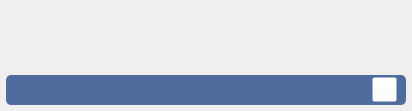
<?xml version="1.0" encoding="UTF-8"?>
<ui version="4.0">
 <class>Form</class>
 <widget class="QWidget" name="Form">
  <property name="geometry">
   <rect>
    <x>0</x>
    <y>0</y>
    <width>412</width>
    <height>111</height>
   </rect>
  </property>
  <property name="sizePolicy">
   <sizepolicy hsizetype="Expanding" vsizetype="Expanding">
    <horstretch>0</horstretch>
    <verstretch>0</verstretch>
   </sizepolicy>
  </property>
  <property name="windowTitle">
   <string>Form</string>
  </property>
  <property name="styleSheet">
   <string notr="true">#widget {
border-image: url(':tg_bg_img_2');
}</string>
  </property>
  <layout class="QVBoxLayout" name="verticalLayout_2">
   <property name="spacing">
    <number>0</number>
   </property>
   <property name="leftMargin">
    <number>0</number>
   </property>
   <property name="topMargin">
    <number>0</number>
   </property>
   <property name="rightMargin">
    <number>0</number>
   </property>
   <property name="bottomMargin">
    <number>0</number>
   </property>
   <item>
    <widget class="QWidget" name="widget" native="true">
     <layout class="QVBoxLayout" name="verticalLayout">
      <property name="leftMargin">
       <number>6</number>
      </property>
      <property name="topMargin">
       <number>0</number>
      </property>
      <property name="rightMargin">
       <number>6</number>
      </property>
      <property name="bottomMargin">
       <number>6</number>
      </property>
      <item>
       <widget class="QListWidget" name="listWidget_for_messages">
        <property name="minimumSize">
         <size>
          <width>400</width>
          <height>0</height>
         </size>
        </property>
        <property name="styleSheet">
         <string notr="true">color: rgb(255, 255, 255);
background-color: rgba(255, 255, 255,0);
border:none</string>
        </property>
        <property name="verticalScrollMode">
         <enum>QAbstractItemView::ScrollPerPixel</enum>
        </property>
       </widget>
      </item>
      <item>
       <widget class="QWidget" name="widget_2" native="true">
        <property name="sizePolicy">
         <sizepolicy hsizetype="Minimum" vsizetype="Minimum">
          <horstretch>0</horstretch>
          <verstretch>0</verstretch>
         </sizepolicy>
        </property>
        <property name="styleSheet">
         <string notr="true">#widget_2 {
	background-color: rgb(80, 107, 157);
	border-radius: 5;
}
#btn_attach {
	border-image: url(':attach_img');
	border:none;
}

#btn_attach:hover {
	border-image: url(':attach_hover');
	border:none;
}

#btn_sticker {
	border-image: url(':sticker_img');
	border:none;
}

#btn_sticker:hover {
	border-image: url(':sticker_hover');
	border:none;
}

#btn_voice {
	border-image: url(':voice_img');
	border:none;
}

#btn_voice:hover {
	border-image: url(':voice_hover');
	border:none;
}
</string>
        </property>
        <layout class="QHBoxLayout" name="horizontalLayout_2">
         <property name="spacing">
          <number>0</number>
         </property>
         <property name="topMargin">
          <number>0</number>
         </property>
         <property name="bottomMargin">
          <number>0</number>
         </property>
         <item>
          <widget class="QPushButton" name="btn_attach">
           <property name="minimumSize">
            <size>
             <width>25</width>
             <height>25</height>
            </size>
           </property>
           <property name="maximumSize">
            <size>
             <width>25</width>
             <height>25</height>
            </size>
           </property>
           <property name="text">
            <string/>
           </property>
          </widget>
         </item>
         <item>
          <widget class="QTextEdit" name="message_lineEdit">
           <property name="sizePolicy">
            <sizepolicy hsizetype="Minimum" vsizetype="Minimum">
             <horstretch>0</horstretch>
             <verstretch>0</verstretch>
            </sizepolicy>
           </property>
           <property name="minimumSize">
            <size>
             <width>0</width>
             <height>30</height>
            </size>
           </property>
           <property name="maximumSize">
            <size>
             <width>16777215</width>
             <height>150</height>
            </size>
           </property>
           <property name="styleSheet">
            <string notr="true">border:none;
background-color: rgba(255, 255, 255, 0);
padding: 3;</string>
           </property>
          </widget>
         </item>
         <item>
          <widget class="QPushButton" name="btn_sticker">
           <property name="minimumSize">
            <size>
             <width>25</width>
             <height>25</height>
            </size>
           </property>
           <property name="maximumSize">
            <size>
             <width>25</width>
             <height>25</height>
            </size>
           </property>
           <property name="text">
            <string/>
           </property>
          </widget>
         </item>
         <item>
          <widget class="QPushButton" name="btn_voice">
           <property name="minimumSize">
            <size>
             <width>25</width>
             <height>25</height>
            </size>
           </property>
           <property name="maximumSize">
            <size>
             <width>25</width>
             <height>25</height>
            </size>
           </property>
           <property name="text">
            <string/>
           </property>
          </widget>
         </item>
         <item>
          <widget class="QPushButton" name="btn_send_message">
           <property name="minimumSize">
            <size>
             <width>25</width>
             <height>25</height>
            </size>
           </property>
           <property name="maximumSize">
            <size>
             <width>25</width>
             <height>25</height>
            </size>
           </property>
           <property name="styleSheet">
            <string notr="true">#btn_send_message {
	
	background-color: rgba(255, 255, 255, 0);
}

#btn_send_message:pressed {
	margin: 1 0 1 1;
}

#btn_send_message:hover {
	border: 1 solid blue;
	border-radius: 5
}</string>
           </property>
           <property name="text">
            <string/>
           </property>
           <property name="icon">
            <iconset resource="../images/res.qrc">
             <normaloff>:/send_img.png</normaloff>:/send_img.png</iconset>
           </property>
           <property name="iconSize">
            <size>
             <width>25</width>
             <height>25</height>
            </size>
           </property>
          </widget>
         </item>
        </layout>
       </widget>
      </item>
     </layout>
    </widget>
   </item>
  </layout>
 </widget>
 <resources>
  <include location="../images/res.qrc"/>
 </resources>
 <connections/>
</ui>
